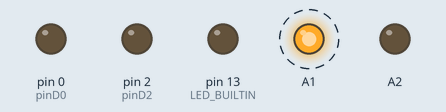
Simulated run of this sketch. Board: Arduino Leonardo, built with avr-gcc and run on an emulated ATmega32U4. Parts: output pins drawn as LEDs (lit = HIGH). Dashed ring = blinking. What the sketch prints to the serial monitor is not drawn.

Above: at 0.04 s.
Timing chart, 0 to 3.0 s (numbered marks = the images above):
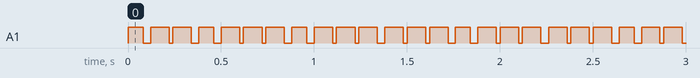

The sketch:

Arduino_wifi.ino
```cpp
#include <Arduino.h>

const int pinD0 = 0;
const int pinD2 = 2;

void setup() {
    Serial.println("starting");
    pinMode(LED_BUILTIN, OUTPUT);
    pinMode(pinD0, OUTPUT);
    pinMode(pinD2, OUTPUT);
    pinMode(A1, OUTPUT);
    pinMode(A2, OUTPUT);
}

void loop() {
    /* delay(100);
    someFunction(pinD0, false);
    someFunction(pinD2, false);
    someFunction(LED_BUILTIN, false);
    delay(900);
    someFunction(pinD0, true);
    someFunction(pinD2, true);
    someFunction(LED_BUILTIN, true);
    Serial.println("lol");
    */
    analogWrite(A1, round(511.5 * (sin(millis()/20)+1)) );
    // delay(900);
    // Serial.println(round(511.5 * (sin(millis() / 20) + 1)));
}

void someFunction(int pin, bool state) {
    digitalWrite(pin, state);
}
```

Measured:
- by itself, A1: alternates HIGH for 0.10 s and LOW for 0.02 s
